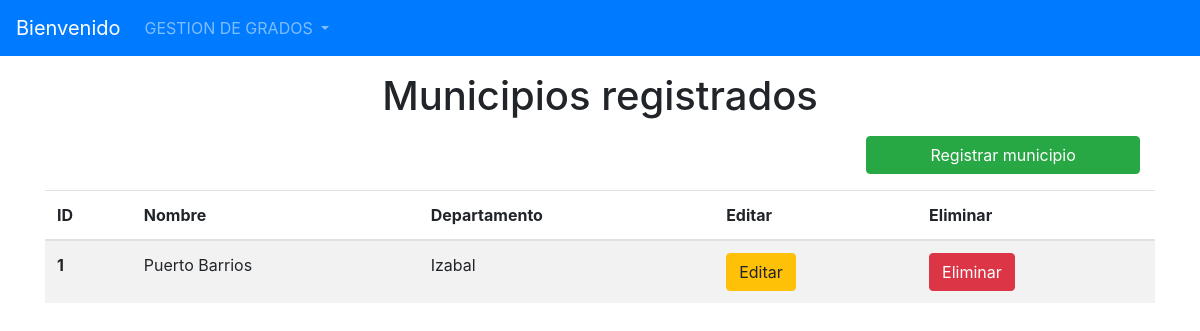
The app's page /listarMunicipios/ with its own data.
### Models/Municipio/models.py (models this page shows, shortened)
class Municipio(models.Model):
    id_muni = models.AutoField(primary_key=True)
    Nombre = models.CharField(max_length=30)
    departamento_id_depa= models.ForeignKey(Departamento, on_delete=models.CASCADE)

### Models/Departamento/models.py (models this page shows)
class Departamento(models.Model):
    id_depa = models.AutoField(primary_key=True)
    Nombre = models.CharField(max_length=30)
    def __str__(self):
        return self.Nombre

### Models/Municipio/views.py (the view)
# urls.py: path('listarMunicipios/', FormularioMunicipioView.listar_municipios, name='listarMunicipios'),
    def listar_municipios(request):
        municipios = Municipio.objects.all()
        return render(request, "ListaMunicipios.html", {"municipios": municipios})

### Templates/ListaMunicipios.html (shortened to what this page needs)
{% extends 'index.html' %}
{% block content %}
    <h1 align="center">Municipios registrados</h1>
    <div class="row col-12 justify-content-end mb-2 pr-0">
        <a class="btn btn-success col-md-3" href="{% url 'registrarMunicipio' %}">Registrar municipio</a>
    </div>
    <table class="table table-striped">
        <thead>
        <tr>
            <th scope="col">ID</th>
            <th scope="col">Nombre</th>
            <th scope="col">Departamento</th>
            <th scope="col">Editar</th>
            <th scope="col">Eliminar</th>
        </tr>
        </thead>
        <tbody>
        {% for municipio in municipios %}
            <tr>
            <th scope="row">{{ municipio.id_muni }}</th>
            <td>{{ municipio.Nombre }}</td>
            <td>{{ municipio.departamento_id_depa }}</td>
            <td>
                <a href="{% url 'MODIFICARM' municipio.pk %}" class="btn btn-warning btn-icon-split">
                    <span class="text">Editar</span>
                </a>
            </td>
            <td>
              <a href="{% url 'ELIMINARM' municipio.pk %}" class="btn btn-danger btn-icon-split">
                    <span class="text">Eliminar</span>
                </a>
            </td>
        {% endfor %}
        </tbody>
    </table>
{% endblock %}

### records on screen
Municipio: id_muni "1", Nombre "Puerto Barrios", departamento_id_depa "Izabal"
